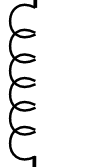
#> input picture Data/Inductor/1.png, 101 x 167 px; its folder holds only this picture in this run
$ python Inductor.py   (Python 2 division)
#> lines starting #> are read from the running program, lines starting #| are printed output that depends on the picture; after the words box and inside, x2 and y2 are one past the last pixel; in counts of white or black regions, pixels touching at a corner belong together
import glob
import cv2
import os

width = 28
height = 28
dim = (width, height)

for i in range (1, 45):
    a = str(i) + ".png"
    print a
    im = cv2.imread(a, cv2.IMREAD_UNCHANGED)
#> im is the input picture: shape (167, 101, 4); mean B, G, R, A 238.5, 238.5, 238.5, 255
    #bk = im.copy()
    #bk[mask == 255] = (255, 255, 255)
    gray = cv2.cvtColor(im, cv2.COLOR_BGR2GRAY)
    (thresh, bw) = cv2.threshold(~gray, 128, 255, cv2.THRESH_BINARY | cv2.THRESH_OTSU)
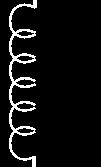
#> bw: shape (167, 101); 6.7% white in thin lines or dots, all inside (x1, y1, x2, y2) = (9, 0, 37, 167)
#> thresh = 113
    bw = cv2.resize(bw, dim, interpolation = cv2.INTER_AREA)
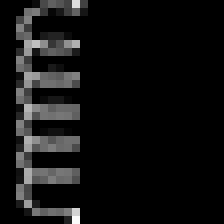
#> bw: shape (28, 28) (shown 8 times larger); min 0, max 250, mean 17.1
    (thresh, bw) = cv2.threshold(bw, 128, 255, cv2.THRESH_BINARY | cv2.THRESH_OTSU)
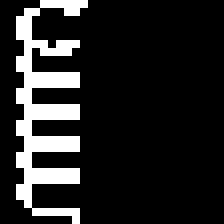
#> bw: shape (28, 28) (shown 8 times larger); 14.2% white in thin lines or dots, all inside (x1, y1, x2, y2) = (2, 0, 11, 28)
#> thresh = 56
#> (the run stopped early here; a loop or call above may not have finished)
